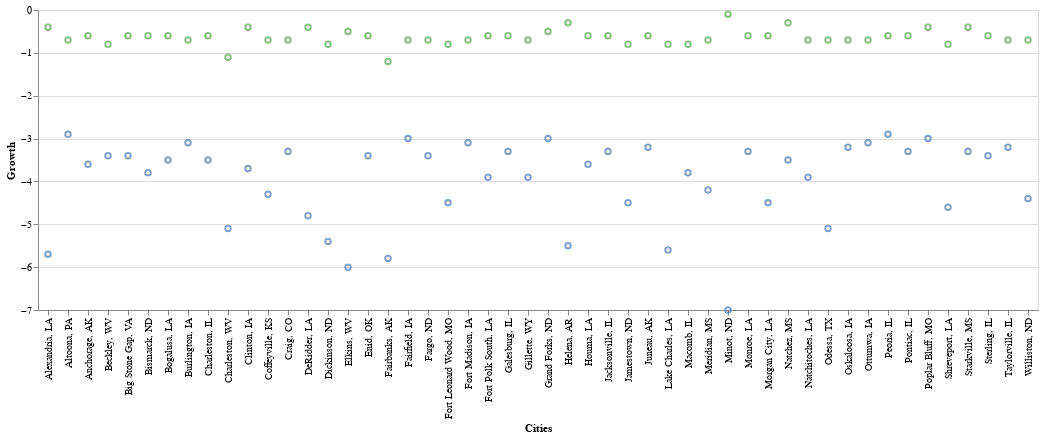

This figure's notebook cell:
### Code cell
source = metro_data_change_min

base = alt.Chart(source).encode(
    alt.X('cities:N', axis=alt.Axis(title= 'Cities'))
)

point1 = base.mark_point(color='#57A44C').encode(
    alt.Y('2022-09-30',
          axis=alt.Axis(title='Growth')
))

point2 = base.mark_point(interpolate='monotone').encode(
    alt.Y('2023-08-31',
          axis=alt.Axis(title= 'Growth'))
)

alt.layer(point1, point2)

### Figure 1 — Vega-Lite specification as saved in the notebook (floating-point values rounded to 4 significant figures)
{"config": {"view": {"continuousWidth": 400, "continuousHeight": 300}}, "layer": [{"mark": {"type": "point", "color": "#57A44C"}, "encoding": {"x": {"axis": {"title": "Cities"}, "field": "cities", "type": "nominal"}, "y": {"axis": {"title": "Growth"}, "field": "2022-09-30", "type": "quantitative"}}}, {"mark": {"type": "point", "interpolate": "monotone"}, "encoding": {"x": {"axis": {"title": "Cities"}, "field": "cities", "type": "nominal"}, "y": {"axis": {"title": "Growth"}, "field": "2023-08-31", "type": "quantitative"}}}], "data": {"name": "data-70157dc1857b4748cbf4ac88d53960b9"}, "$schema": "https://vega.github.io/schema/vega-lite/v4.17.0.json", "datasets": {"data-70157dc1857b4748cbf4ac88d53960b9": [{"cities": "Minot, ND", "2022-09-30": -0.1, "2023-08-31": -7.0, "Year Change": -6.9}, {"cities": "Elkins, WV", "2022-09-30": -0.5, "2023-08-31": -6.0, "Year Change": -5.5}, {"cities": "Alexandria, LA", "2022-09-30": -0.4, "2023-08-31": -5.7, "Year Change": -5.3}, {"cities": "Helena, AR", "2022-09-30": -0.3, "2023-08-31": -5.5, "Year Change": -5.2}, {"cities": "Lake Charles, LA", "2022-09-30": -0.8, "2023-08-31": -5.6, "Year Change": -4.8}, {"cities": "Dickinson, ND", "2022-09-30": -0.8, "2023-08-31": -5.4, "Year Change": -4.6}, {"cities": "Fairbanks, AK", "2022-09-30": -1.2, "2023-08-31": -5.8, "Year Change": -4.6}, {"cities": "DeRidder, LA", "2022-09-30": -0.4, "2023-08-31": -4.8, "Year Change": -4.4}, {"cities": "Odessa, TX", "2022-09-30": -0.7, "2023-08-31": -5.1, "Year Change": -4.4}, {"cities": "Charleston, WV", "2022-09-30": -1.1, "2023-08-31": -5.1, "Year Change": -4.0}, {"cities": "Morgan City, LA", "2022-09-30": -0.6, "2023-08-31": -4.5, "Year Change": -3.9}, {"cities": "Shreveport, LA", "2022-09-30": -0.8, "2023-08-31": -4.6, "Year Change": -3.8}, {"cities": "Williston, ND", "2022-09-30": -0.7, "2023-08-31": -4.4, "Year Change": -3.7}, {"cities": "Jamestown, ND", "2022-09-30": -0.8, "2023-08-31": -4.5, "Year Change": -3.7}, {"cities": "Fort Leonard Wood, MO", "2022-09-30": -0.8, "2023-08-31": -4.5, "Year Change": -3.7}, {"cities": "Coffeyville, KS", "2022-09-30": -0.7, "2023-08-31": -4.3, "Year Change": -3.6}, {"cities": "Meridian, MS", "2022-09-30": -0.7, "2023-08-31": -4.2, "Year Change": -3.5}, {"cities": "Clinton, IA", "2022-09-30": -0.4, "2023-08-31": -3.7, "Year Change": -3.3}, {"cities": "Fort Polk South, LA", "2022-09-30": -0.6, "2023-08-31": -3.9, "Year Change": -3.3}, {"cities": "Natchez, MS", "2022-09-30": -0.3, "2023-08-31": -3.5, "Year Change": -3.2}, {"cities": "Natchitoches, LA", "2022-09-30": -0.7, "2023-08-31": -3.9, "Year Change": -3.2}, {"cities": "Gillette, WY", "2022-09-30": -0.7, "2023-08-31": -3.9, "Year Change": -3.2}, {"cities": "Bismarck, ND", "2022-09-30": -0.6, "2023-08-31": -3.8, "Year Change": -3.2}, {"cities": "Anchorage, AK", "2022-09-30": -0.6, "2023-08-31": -3.6, "Year Change": -3.0}, {"cities": "Houma, LA", "2022-09-30": -0.6, "2023-08-31": -3.6, "Year Change": -3.0}, {"cities": "Macomb, IL", "2022-09-30": -0.8, "2023-08-31": -3.8, "Year Change": -3.0}, {"cities": "Bogalusa, LA", "2022-09-30": -0.6, "2023-08-31": -3.5, "Year Change": -2.9}, {"cities": "Starkville, MS", "2022-09-30": -0.4, "2023-08-31": -3.3, "Year Change": -2.9}, {"cities": "Charleston, IL", "2022-09-30": -0.6, "2023-08-31": -3.5, "Year Change": -2.9}, {"cities": "Sterling, IL", "2022-09-30": -0.6, "2023-08-31": -3.4, "Year Change": -2.8}, {"cities": "Big Stone Gap, VA", "2022-09-30": -0.6, "2023-08-31": -3.4, "Year Change": -2.8}, {"cities": "Enid, OK", "2022-09-30": -0.6, "2023-08-31": -3.4, "Year Change": -2.8}, {"cities": "Fargo, ND", "2022-09-30": -0.7, "2023-08-31": -3.4, "Year Change": -2.7}, {"cities": "Galesburg, IL", "2022-09-30": -0.6, "2023-08-31": -3.3, "Year Change": -2.7}, {"cities": "Pontiac, IL", "2022-09-30": -0.6, "2023-08-31": -3.3, "Year Change": -2.7}, {"cities": "Monroe, LA", "2022-09-30": -0.6, "2023-08-31": -3.3, "Year Change": -2.7}, {"cities": "Jacksonville, IL", "2022-09-30": -0.6, "2023-08-31": -3.3, "Year Change": -2.7}, {"cities": "Poplar Bluff, MO", "2022-09-30": -0.4, "2023-08-31": -3.0, "Year Change": -2.6}, {"cities": "Juneau, AK", "2022-09-30": -0.6, "2023-08-31": -3.2, "Year Change": -2.6}, {"cities": "Beckley, WV", "2022-09-30": -0.8, "2023-08-31": -3.4, "Year Change": -2.6}, {"cities": "Craig, CO", "2022-09-30": -0.7, "2023-08-31": -3.3, "Year Change": -2.6}, {"cities": "Taylorville, IL", "2022-09-30": -0.7, "2023-08-31": -3.2, "Year Change": -2.5}, {"cities": "Grand Forks, ND", "2022-09-30": -0.5, "2023-08-31": -3.0, "Year Change": -2.5}, {"cities": "Oskaloosa, IA", "2022-09-30": -0.7, "2023-08-31": -3.2, "Year Change": -2.5}, {"cities": "Fort Madison, IA", "2022-09-30": -0.7, "2023-08-31": -3.1, "Year Change": -2.4}, {"cities": "Ottumwa, IA", "2022-09-30": -0.7, "2023-08-31": -3.1, "Year Change": -2.4}, {"cities": "Burlington, IA", "2022-09-30": -0.7, "2023-08-31": -3.1, "Year Change": -2.4}, {"cities": "Fairfield, IA", "2022-09-30": -0.7, "2023-08-31": -3.0, "Year Change": -2.3}, {"cities": "Peoria, IL", "2022-09-30": -0.6, "2023-08-31": -2.9, "Year Change": -2.3}, {"cities": "Altoona, PA", "2022-09-30": -0.7, "2023-08-31": -2.9, "Year Change": -2.2}]}}
